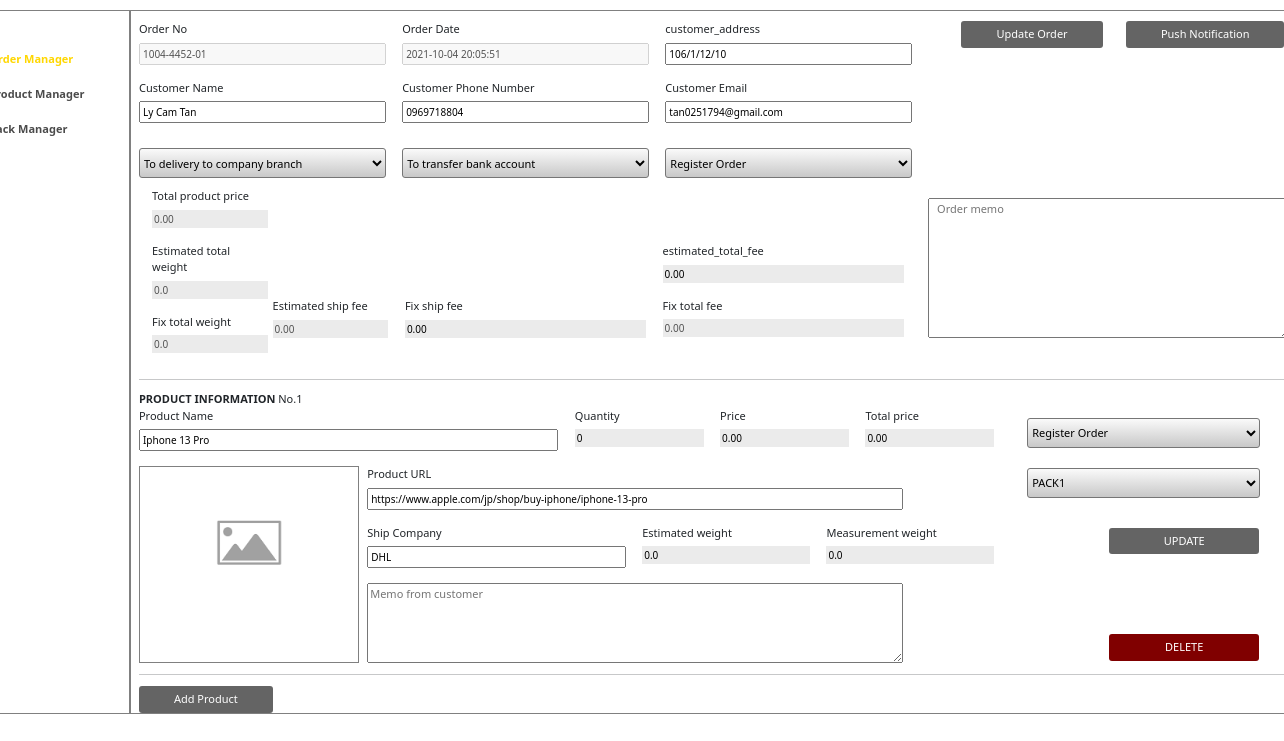
Page /order/edit/?q=1 on the earlier database version.
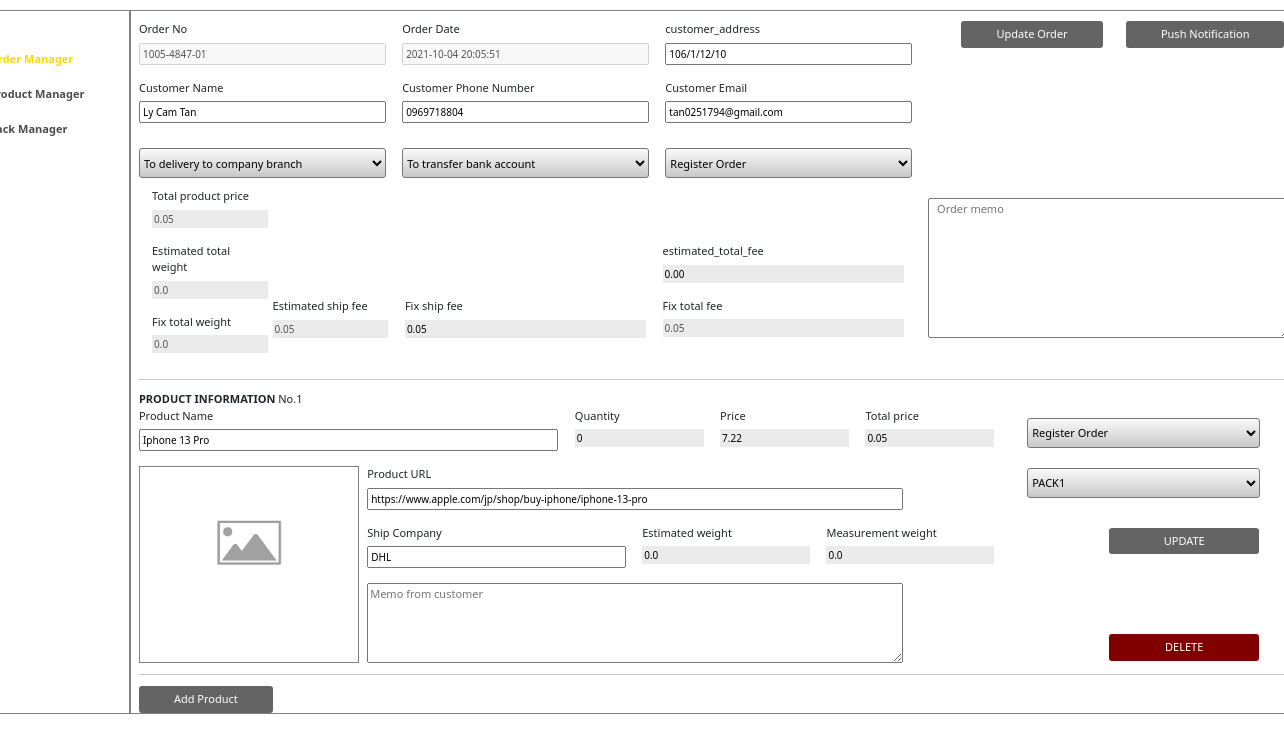
Same page on the later database version.
### purchase_app/models.py (models this page shows, shortened)
class Order(models.Model):
    STATUS_CHOICES = [
        ('REGISTER', 'Register Order'),
        ('CANCEL_BY_CUSTOMER', 'Cancel by Customer'),
        ('CANCEL_BY_EMPOLYEE', 'Cancel by Employee'),
        ('UNDER_SHIPPING', 'Under Shipping'),
        ('COMPLETED', 'Completed'),
    ]
    DOMESTIC_DELIVERY_METHOD_CHOICES = [
        ('CUSTOMER_HOME', 'To delivery to customer home'),
        ('BRANCH', 'To delivery to company branch'),
    ]
    PAYMENT_METHOD_CHOICES = [
        ('BANK_ACCOUNT', 'To transfer bank account'),
        ('CASH', 'Pay by cash'),
    ]
    order_no = models.CharField(max_length=50, blank=True, unique=True)
    order_date = models.DateTimeField(
        auto_now=False, default=dt.now(), null=False)
    customer_id = models.ForeignKey(
        settings.AUTH_USER_MODEL,
        on_delete=models.DO_NOTHING,
        null=True
    )
    customer_name = models.CharField(max_length=50)
    customer_phone = models.CharField(max_length=12)
    customer_address = models.CharField(max_length=100)
    customer_email = models.EmailField(max_length=254)
    status = models.CharField(
        max_length=100,
        choices=STATUS_CHOICES,
        default='REGISTER',
    )
    total_product_price = models.DecimalField(
        max_digits=12, decimal_places=2, default=0)
    estimated_total_weight = models.FloatField(default=0)
    estimated_ship_fee = models.DecimalField(
        max_digits=12, decimal_places=2, default=0)
    estimated_total_fee = models.DecimalField(
        max_digits=12, decimal_places=2, default=0)
    fix_total_weight = models.FloatField(default=0)
    fix_ship_fee = models.DecimalField(
        max_digits=12, decimal_places=2, default=0)
    fix_total_fee = models.DecimalField(
        max_digits=12, decimal_places=2, default=0)
    domestic_delivery_method = models.CharField(
        max_length=100,
        choices=DOMESTIC_DELIVERY_METHOD_CHOICES,
        default='CUSTOMER_HOME',
    )
    payment_method = models.CharField(
        max_length=100,
        choices=PAYMENT_METHOD_CHOICES,
        default='BANK_ACCOUNT',
    )
    memo = models.TextField(blank=True)
    delivery_date = models.DateField(
        auto_now=False, auto_now_add=True, blank=True)
    delivery_time = models.TimeField(
        auto_now=False, auto_now_add=True, blank=True)

class Product(models.Model):
    STATUS_CHOICES = [
        ('REGISTER', 'Register Order'),
        ('CANCEL_BY_CUSTOMER', 'Cancel by Customer'),
        ('CANCEL_BY_EMPOLYEE', 'Cancel by Employee'),
        ('UNDER_SHIPPING', 'Under Shipping'),
        ('COMPLETED', 'Completed'),
    ]
    product_name = models.CharField(max_length=100)
    quantity = models.IntegerField(default=0)
    product_url = models.URLField(max_length=200)
    order = models.ForeignKey("purchase_app.Order", on_delete=models.CASCADE)
    pack = models.ForeignKey(
        "purchase_app.Pack", on_delete=models.DO_NOTHING, null=True, blank=True)
    price = models.DecimalField(max_digits=12, decimal_places=2, default=0)
    total_price = models.DecimalField(
        max_digits=12, decimal_places=2, default=0)
    estimated_weight = models.FloatField(default=0)
    measurement_weight = models.FloatField(default=0)
    status = models.CharField(
        max_length=100,
        choices=STATUS_CHOICES,
        default='REGISTER',
    )
    ship_company = models.CharField(max_length=50, default='')
    comfirm_notifed_fig = models.BooleanField(default=False)
    memo_from_customer = models.TextField(blank=True)

### purchase_app/views.py (the view)
# urls.py: path('order/edit/', order_edit, name='cms-order-edit'),
def order_edit(request):
    list_of_product_form = []
    if request.GET.get('q') == 'None':
        '''
        This case active when staff has just created a new order
        '''
        return HttpResponseRedirect('../../')
    elif request.GET.get('q') == 'create_new':
        form = UpdateOrderForm()
        order_model = None
        _id = None
    else:
        _id = request.GET.get('q')
        order_model = get_object_or_404(Order, id=_id)
        form = UpdateOrderForm(instance=order_model)
        products = Product.objects.filter(order=order_model)
        for p in products:
            product_form = UpdateProductForm(instance=p)
            list_of_product_form.append(product_form)
    if request.method == 'POST':
        form = UpdateOrderForm(request.POST or None, instance=order_model)
        if form.is_valid():
            form.save()
            newurl = '?q=' + str(_id)
            return redirect("."+newurl)
    return render(request, 'OrderEdit.html', {'form': form, 'current_id': _id, 'products': list_of_product_form})

### purchase_app/models.py (called while the page is built)
    def __str__(self):
        return self.pack_no

### Templates/OrderEdit.html (shortened to what the changed rows need)
{% extends 'Base.html' %}
{% load static %}
{% block content %}
<div class="container">
    <div class="row main-frame">
        <div class="border sub-frame-3">
            <form class="row" action="" method="POST">
                <div class="col-8">
                    <div class="row ">
                        <div class=" col-4 ">Order No {{form.order_no}}</div>
                        <div class=" col-4 ">Order Date {{form.order_date}}</div>
                        <div class=" col-4 ">customer_address {{form.customer_address}}</div>
                    </div>
                    <div class="row ">
                        <div class=" col-4 ">Customer Name {{form.customer_name}}</div>
                        <div class=" col-4 ">Customer Phone Number {{form.customer_phone}}</div>
                        <div class=" col-4 ">Customer Email {{form.customer_email}}</div>
                    </div>
                    <div class="row ">
                        <div class=" col-4">{{form.domestic_delivery_method}}</div>
                        <div class=" col-4">{{form.payment_method}}</div>
                        <div class=" col-4">{{form.status}}</div>
                    </div>
                    <div class="row" style="width:100%;margin-left:0px">
                        <div class="remove-border col-4 ">
                            <div class="mini-block-1">
                                Total product price {{form.total_product_price}}
                                Estimated total weight {{form.estimated_total_weight}}
                                Fix total weight {{form.fix_total_weight}}
                            </div>
                            <div class="mini-block-2">
                                <div class="white-space"></div>
                                <div class="white-space"></div>
                                Estimated ship fee {{form.estimated_ship_fee}}
                            </div>
                        </div>
                        <div class=" col-4">
                            <div class="white-space"></div>
                            <div class="white-space"></div>
                            Fix ship fee {{form.fix_ship_fee}}
                        </div>
                        <div class=" col-4">
                            <div class="white-space"></div>
                            estimated_total_fee {{form.estimated_total_fee}}
                            Fix total fee {{form.fix_total_fee}}
                        </div>
                    </div>
                </div>
                <div class="col-4">
                    <div class="row col-12 order-memo ">
                        {{form.memo}}
                    </div>
                </div>
            </form>
                {% for product in products %}
                <form action='{% url 'update-product' product.initial.id %}' method="POST">
                    <span><b>PRODUCT INFORMATION </b> No.{{forloop.counter}}</span>
                    <div class="row product-form">
                        <div class="col-9">
                            <div class="row" style="width:100%">
                                <div class=" col-6">
                                    Product Name {{product.product_name}}
                                </div>
                                <div class=" col-2">
                                    Quantity {{product.quantity}}
                                </div>
                                <div class=" col-2">
                                    Price {{product.price}}
                                </div>
                                <div class=" col-2">
                                    Total price {{product.total_price}}
                                </div>
                            </div>
                            <div class="row" style="margin-left:0px">
                                <div class="col-3 border">
                                    <img src="{{MEDIA_URL}}/media/default.png" width="100%"/>
                                </div>
                                <div class="col-9">
                                    <div class="col-10">
                                            Product URL {{product.product_url}}
                                    </div>
                                    <div class="row">
                                        <div class="col-5">
                                            Ship Company {{product.ship_company}}
                                        </div>
                                        <div class="row col-7">
                                            <div class="col-6">
                                                Estimated weight {{product.estimated_weight}}
                                            </div>
                                            <div class="col-6">
                                                Measurement weight {{product.measurement_weight}}
                                            </div>
                                        </div>
                                    </div>
                                    <div class="col-10 product-memo">
                                        {{product.memo_from_customer}}
                                    </div>
                                </div>
                            </div>
                        </div>
                        <div class="col-3">
                                <div class="col-10 ">
                                    {{product.status}}
                                </div>
                                <div class="col-10 ">
                                    {{product.pack}}
                                </div>
                                <div class="col-5" style="margin-left:82px">
                                    <input type="submit" value="UPDATE"
                                    style="width:150px; margin-top: 20px;"/>
                                    <input type="submit"
                                    onclick="location.href='{% url 'delete-product' current_id product.initial.id %}'"
                                    style="width:150px; margin-top:80px; background-color:maroon!important"
                                    value="DELETE"/>
                                </div>
                            </div>
                        </div>
                        </form>
            {% endfor %}
        </div>
    </div>
</div>
{%endblock  %}

Differences in the rows shown:
changed Order "Ly Cam Tan": order_no "1004-4452-01" → "1005-4847-01"; total_product_price "0.00" → "0.05"; estimated_ship_fee "0.00" → "0.05"; fix_ship_fee "0.00" → "0.05"; fix_total_fee "0.00" → "0.05"
changed Product "Iphone 13 Pro": price "0.00" → "7.22"; total_price "0.00" → "0.05"
